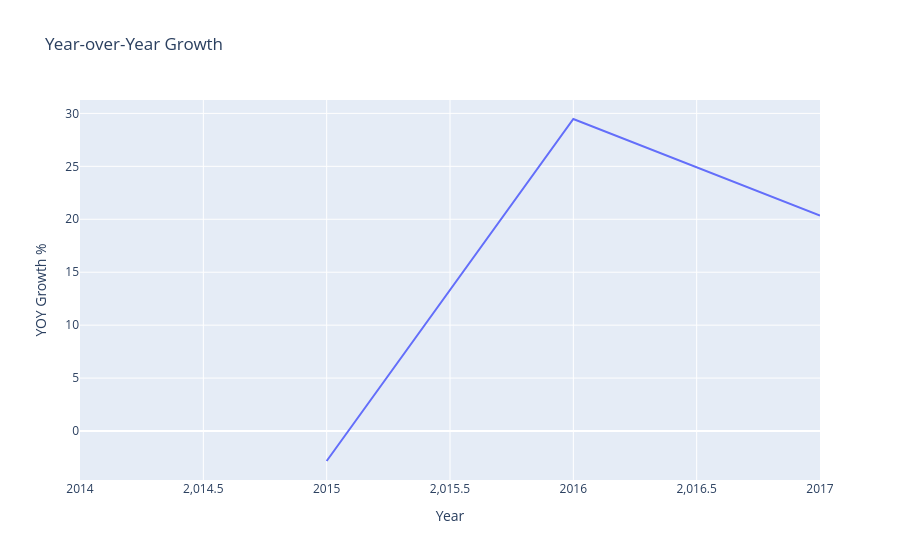

Notebook code for this chart:
### Code cell
fig = px.line(
    year_sales,
    x='Year',
    y='YOY Growth %',
    title='Year-over-Year Growth'
)

fig.show()

### Figure 1 — Plotly figure (JSON) as saved in the notebook; plotly's stock layout.template omitted (floating-point values rounded to 4 significant figures)
{"data": [{"hovertemplate": "Year=%{x}<br>YOY Growth %=%{y}<extra></extra>", "legendgroup": "", "line": {"color": "#636efa", "dash": "solid"}, "marker": {"symbol": "circle"}, "mode": "lines", "name": "", "orientation": "v", "showlegend": false, "type": "scatter", "x": [2014, 2015, 2016, 2017], "xaxis": "x", "y": [NaN, -2.832, 29.47, 20.36], "yaxis": "y"}], "layout": {"legend": {"tracegroupgap": 0}, "title": {"text": "Year-over-Year Growth"}, "xaxis": {"anchor": "y", "domain": [0, 1], "title": {"text": "Year"}}, "yaxis": {"anchor": "x", "domain": [0, 1], "title": {"text": "YOY Growth %"}}}}
